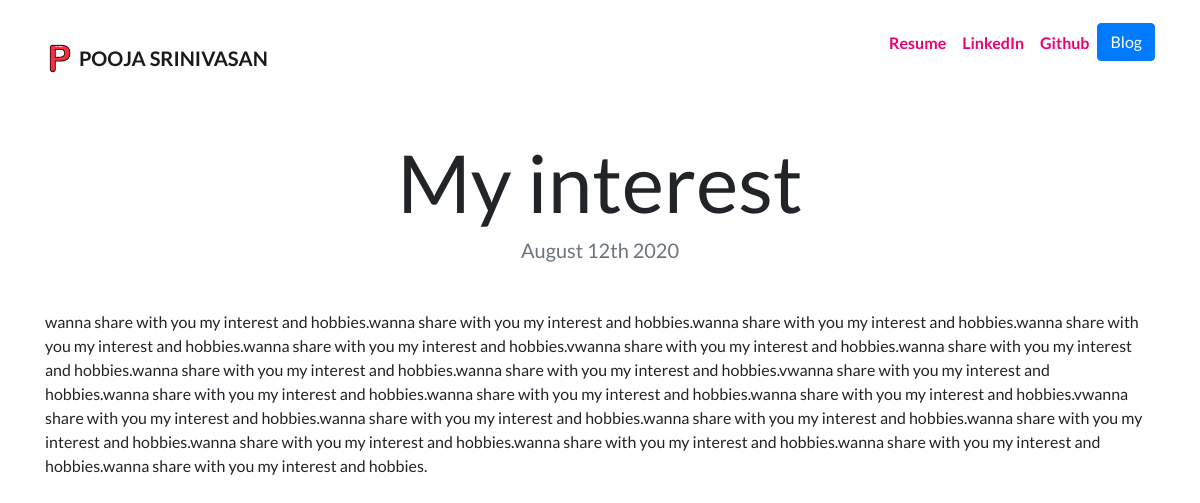
Page /blog/1/ on the committed database.
### blog/models.py (models this page shows, shortened)
class Blog(models.Model):
    title = models.CharField(max_length=200)
    description = models.TextField()
    date = models.DateField()

### blog/views.py (the view)
# urls.py: path('<int:blog_id>/',views.detail, name='detail'),
def detail(request, blog_id):
    blog = get_object_or_404(Blog, pk=blog_id)
    return render(request,'blog/detail.html',{'blog':blog})

### blog/templates/blog/detail.html
{% extends "portfolio/base.html" %}
{% load static %}
{% block content %}
<h1 class="text-center mt-5" id="blogdetailtitle">{{ blog.title }}</h1>
<h5 class="text-center text-muted mb-5">{{ blog.date|date:'F jS Y' }}</h5>
{{ blog.description|safe }}
{% endblock %}

### portfolio_page/static/custom.css (style rules this page uses)
body { font-family: 'Lato', sans-serif; }
@media (min-width: 992px) { #blogdetailtitle { font-size: 5rem; } }

### rows in the picture
Blog: title "My interest", date "August 12th 2020", description "wanna share with you my interest and hobbies.wanna share with you my interest and hobbies.wanna share with you my interest and hobbies.wanna share with you my interest and hobbies.wanna share with you my interest and hobbies.vwanna share with you my interest and hobbies.wanna share with you my interest and hobbies.wanna share with you my interest and hobbies.wanna share with you my interest and hobbies.vwanna share with you my interest and hobbies.wanna share with you my interest and hobbies.wanna share with you my interest and hobbies.wanna share with you my interest and hobbies.vwanna share with you my interest and hobbies.wanna share with you my interest and hobbies.wanna share with you…"
